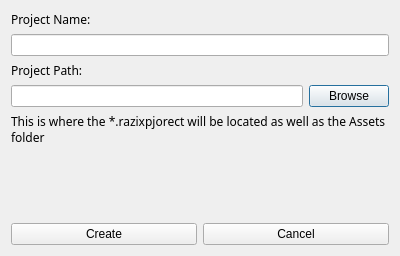
<?xml version="1.0" encoding="UTF-8"?>
<ui version="4.0">
 <class>RZENewProject</class>
 <widget class="QDialog" name="RZENewProject">
  <property name="geometry">
   <rect>
    <x>0</x>
    <y>0</y>
    <width>400</width>
    <height>256</height>
   </rect>
  </property>
  <property name="windowTitle">
   <string>Dialog</string>
  </property>
  <layout class="QVBoxLayout" name="verticalLayout">
   <item>
    <widget class="QLabel" name="label">
     <property name="font">
      <font>
       <family>Fira Code</family>
      </font>
     </property>
     <property name="text">
      <string>Project Name:</string>
     </property>
    </widget>
   </item>
   <item>
    <widget class="QLineEdit" name="ProjectNameLineEdit"/>
   </item>
   <item>
    <widget class="QLabel" name="label_2">
     <property name="font">
      <font>
       <family>Fira Code</family>
      </font>
     </property>
     <property name="text">
      <string>Project Path:</string>
     </property>
    </widget>
   </item>
   <item>
    <layout class="QHBoxLayout" name="horizontalLayout_3">
     <item>
      <widget class="QLineEdit" name="ProjectPath">
       <property name="readOnly">
        <bool>true</bool>
       </property>
      </widget>
     </item>
     <item>
      <widget class="QPushButton" name="BrowseBtn">
       <property name="text">
        <string>Browse</string>
       </property>
      </widget>
     </item>
    </layout>
   </item>
   <item>
    <widget class="QLabel" name="label_3">
     <property name="font">
      <font>
       <family>Fira Code</family>
      </font>
     </property>
     <property name="text">
      <string>This is where the *.razixpjorect will be located as well as the Assets folder</string>
     </property>
     <property name="wordWrap">
      <bool>true</bool>
     </property>
    </widget>
   </item>
   <item>
    <spacer name="verticalSpacer">
     <property name="orientation">
      <enum>Qt::Vertical</enum>
     </property>
     <property name="sizeHint" stdset="0">
      <size>
       <width>20</width>
       <height>40</height>
      </size>
     </property>
    </spacer>
   </item>
   <item>
    <layout class="QHBoxLayout" name="horizontalLayout_2">
     <item>
      <widget class="QPushButton" name="CreateBtn">
       <property name="text">
        <string>Create</string>
       </property>
      </widget>
     </item>
     <item>
      <widget class="QPushButton" name="CancelBtn">
       <property name="text">
        <string>Cancel</string>
       </property>
      </widget>
     </item>
    </layout>
   </item>
  </layout>
 </widget>
 <resources/>
 <connections/>
</ui>
